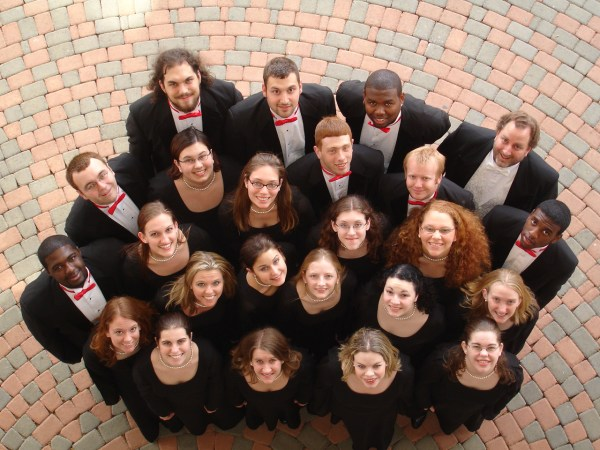
#> input picture sampleData.jpg, 600 x 450 px
$ python face_detect.py sampleData.jpg   (older library calls are emulated)
#> lines starting #> are read from the running program, lines starting #| are printed output that depends on the picture; after the words box and inside, x2 and y2 are one past the last pixel; in counts of white or black regions, pixels touching at a corner belong together
__author__ = 'Sahil Nagpal'

import cv2
import sys

# Get user supplied values
imagePath = sys.argv[1]
cascPath = "haarcascade_frontalface_default.xml"

# Create the haar cascade
faceCascade = cv2.CascadeClassifier(cv2.data.haarcascades + "haarcascade_frontalface_default.xml")

# Read the image
image = cv2.imread(imagePath)
#> image is the input picture: shape (450, 600, 3); mean B, G, R 94, 107.4, 131.5
gray = cv2.cvtColor(image, cv2.COLOR_BGR2GRAY)
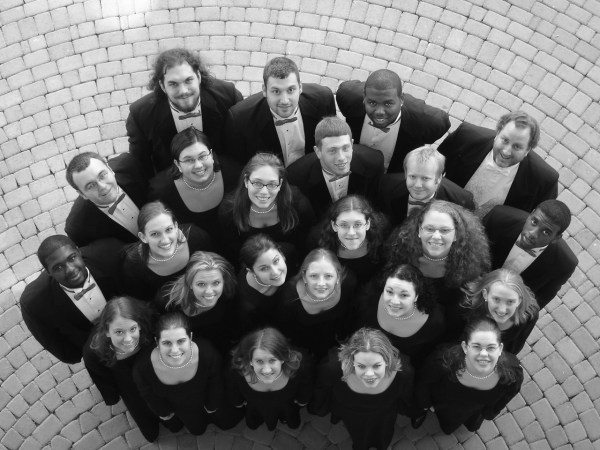
#> gray: shape (450, 600); min 1, max 253, mean 113.1

# Detect faces in the image
faces = faceCascade.detectMultiScale(
    gray,
    scaleFactor=1.1,
    minNeighbors=5,
    minSize=(30, 30),
    #flags = cv2.cv.CV_HAAR_SCALE_IMAGE
)
#> faces = 17 rows, first 6: [320, 136, 39, 39], [242, 167, 44, 44], [329, 207, 44, 44], [414, 212, 45, 45], [300, 259, 43, 43], [189, 269, 39, 39]

print("Found {0} faces!".format(len(faces)))
#| Found 17 faces!

# Draw a rectangle around the faces
for (x, y, w, h) in faces:
    cv2.rectangle(image, (x, y), (x+w, y+h), (0, 255, 0), 2)
#> this loop made 17 passes
#> (x, y, w, h) on passes 1 to 12: (320, 136, 39, 39), (242, 167, 44, 44), (329, 207, 44, 44), (414, 212, 45, 45), (300, 259, 43, 43), (189, 269, 39, 39), (484, 287, 37, 37), (106, 316, 38, 38), (148, 323, 52, 52), (459, 327, 49, 49), (246, 346, 39, 39), (156, 63, 50, 50)
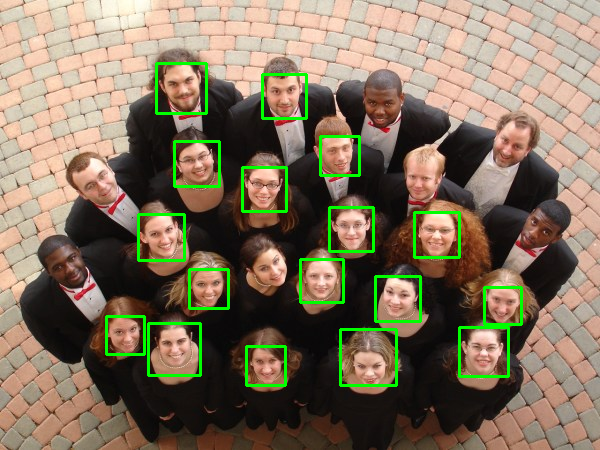
#> image: shape (450, 600, 3); 3.33% of pixels changed, all inside (x1, y1, x2, y2) = (105, 62, 523, 387)

cv2.imshow("Faces found", image)
cv2.waitKey(0)
